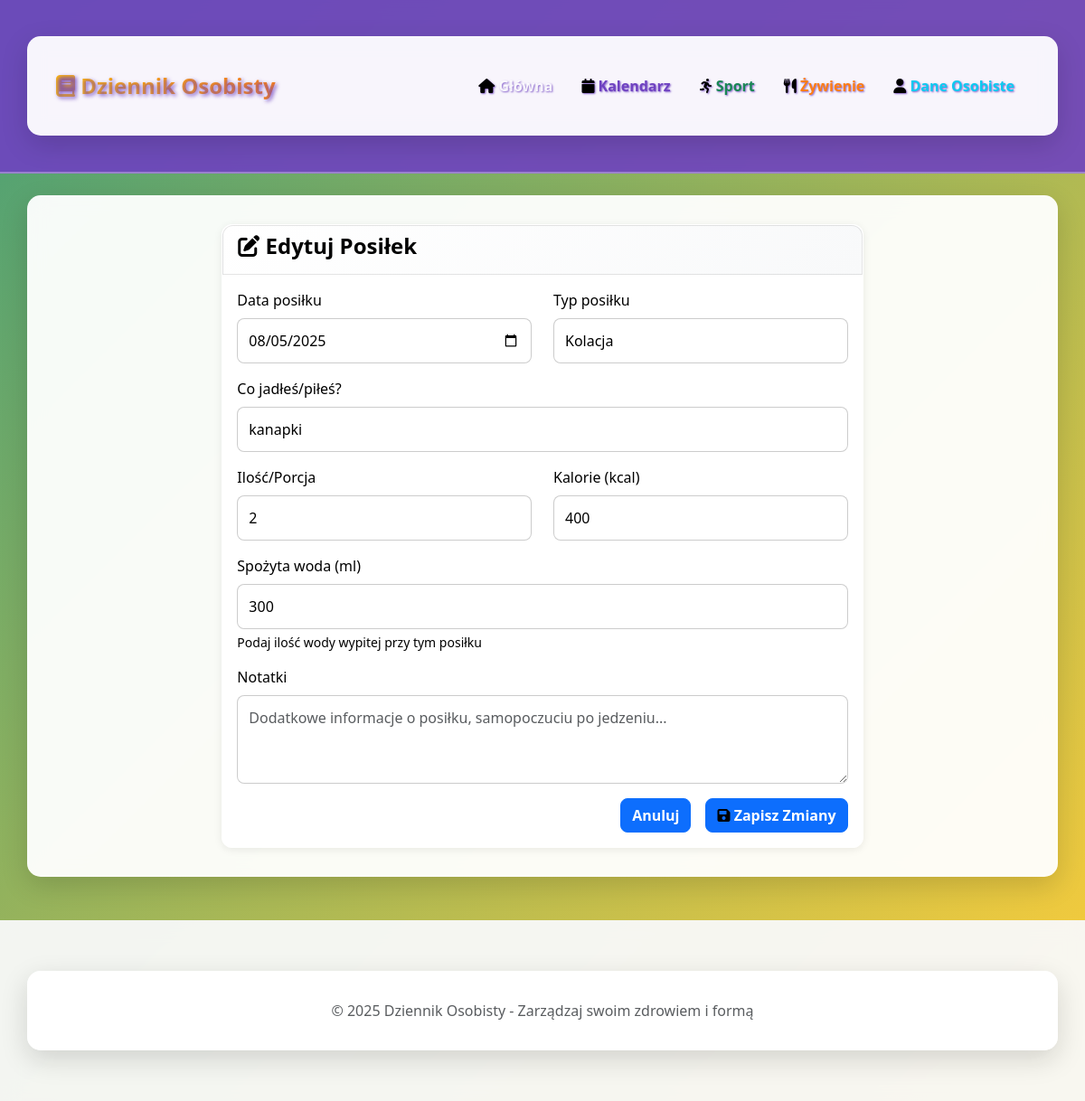
The app's page /nutrition/edit/1 with its own data.
### app.py (models this page shows)
class NutritionEntry(db.Model):
    id = db.Column(db.Integer, primary_key=True)
    date = db.Column(db.Date, nullable=False)
    meal_type = db.Column(db.String(50), nullable=False)  # śniadanie, obiad, kolacja, przekąska
    food_item = db.Column(db.String(200), nullable=False)
    quantity = db.Column(db.String(100))
    calories = db.Column(db.Integer)
    water_ml = db.Column(db.Integer, default=0)
    notes = db.Column(db.Text)
    created_at = db.Column(db.DateTime, default=datetime.utcnow)

### app.py (the view, shortened to what this page needs)
@app.route('/nutrition/edit/<int:id>', methods=['GET', 'POST'])
def edit_nutrition(id):
    entry = NutritionEntry.query.get_or_404(id)
    return render_template('edit_nutrition.html', entry=entry)

### templates/edit_nutrition.html (shortened to what this page needs)
{% extends "base.html" %}
{% block body_class %}bg-nutrition{% endblock %}
{% block content %}
<div class="row justify-content-center">
    <div class="col-md-8">
        <div class="card">
            <div class="card-header">
                <h4><i class="fas fa-edit"></i> Edytuj Posiłek</h4>
            </div>
            <div class="card-body">
                <form method="POST">
                    <div class="row">
                        <div class="col-md-6 mb-3">
                            <label for="date" class="form-label">Data posiłku</label>
                            <input type="date" class="form-control" id="date" name="date" required
                                   value="{{ entry.date.strftime('%Y-%m-%d') }}">
                        </div>
                        <div class="col-md-6 mb-3">
                            <label for="meal_type" class="form-label">Typ posiłku</label>
                            <select class="form-control" id="meal_type" name="meal_type" required>
                                <option value="kolacja" {{ 'selected' if entry.meal_type == 'kolacja' }}>Kolacja</option>
                            </select>
                        </div>
                    </div>
                    <div class="mb-3">
                        <label for="food_item" class="form-label">Co jadłeś/piłeś?</label>
                        <input type="text" class="form-control" id="food_item" name="food_item"
                               placeholder="np. Owsianka z owocami, Kurczak z ryżem" required
                               value="{{ entry.food_item }}">
                    </div>
                    <div class="row">
                        <div class="col-md-6 mb-3">
                            <label for="quantity" class="form-label">Ilość/Porcja</label>
                            <input type="text" class="form-control" id="quantity" name="quantity"
                                   placeholder="np. 1 miska, 200g, 2 kromki"
                                   value="{{ entry.quantity if entry.quantity }}">
                        </div>
                        <div class="col-md-6 mb-3">
                            <label for="calories" class="form-label">Kalorie (kcal)</label>
                            <input type="number" class="form-control" id="calories" name="calories"
                                   placeholder="np. 350" min="0"
                                   value="{{ entry.calories if entry.calories }}">
                        </div>
                    </div>
                    <div class="mb-3">
                        <label for="water_ml" class="form-label">Spożyta woda (ml)</label>
                        <input type="number" class="form-control" id="water_ml" name="water_ml"
                               placeholder="np. 250" min="0"
                               value="{{ entry.water_ml if entry.water_ml }}">
                        <div class="form-text">Podaj ilość wody wypitej przy tym posiłku</div>
                    </div>
                    <div class="mb-3">
                        <label for="notes" class="form-label">Notatki</label>
                        <textarea class="form-control" id="notes" name="notes" rows="3"
                                  placeholder="Dodatkowe informacje o posiłku, samopoczuciu po jedzeniu...">{{ entry.notes if entry.notes }}</textarea>
                    </div>
                    <div class="d-grid gap-2 d-md-flex justify-content-md-end">
                        <a href="{{ url_for('nutrition') }}" class="btn btn-secondary me-md-2">Anuluj</a>
                        <button type="submit" class="btn btn-success">
                            <i class="fas fa-save"></i> Zapisz Zmiany
                        </button>
                    </div>
                </form>
            </div>
        </div>
    </div>
</div>
{% endblock %}

### static/css/style.css (style rules this page uses)
body { background-color: #f8f9fa; font-family: 'Segoe UI', Tahoma, Geneva, Verdana, sans-serif; }
.card { border: none; border-radius: 12px; box-shadow: 0 2px 10px rgba(0, 0, 0, 0.08); transition: transform 0.2s ease-in-out; }
.card-header { background: linear-gradient(135deg, #f8f9fa 0%, #e9ecef 100%); border-bottom: 1px solid #dee2e6; border-radius: 12px 12px 0 0 !important; }
.btn { border-radius: 8px; font-weight: 500; transition: all 0.2s ease-in-out; }
.form-control, .form-select { border-radius: 8px; border: 1px solid #ced4da; padding: 0.75rem; transition: all 0.2s ease-in-out; background-color: #ffffff; color: #000000; }
.bg-home .form-control, .bg-home .form-select, .bg-sport .form-control, .bg-sport .form-select, .bg-nutrition .form-control, .bg-nutrition .form-select, .bg-personal .form-control, .bg-personal .form-select, .bg-calendar .form-control, .bg-calendar .form-select { background-color: rgba(255, 255, 255, 0.95); border-color: rgba(0, 0, 0, 0.2); color: #000000; }
* { transition: all 0.2s ease-in-out; }
.bg-nutrition { background: linear-gradient(135deg, rgba(25, 135, 84, 0.8), rgba(255, 193, 7, 0.8)), url('https://images.unsplash.com/photo-1482049016688-2d3e1b311543?w=1920&h=1080&fit=crop&q=80') center/cover; min-height: 100vh; }
.bg-home .card, .bg-sport .card, .bg-nutrition .card, .bg-personal .card, .bg-calendar .card { background: rgba(255, 255, 255, 0.98); border: 1px solid rgba(255, 255, 255, 0.2); backdrop-filter: blur(15px); }
.bg-home .card-header, .bg-sport .card-header, .bg-nutrition .card-header, .bg-personal .card-header, .bg-calendar .card-header { background: linear-gradient(135deg, #ffffff 0%, #f8f9fa 100%) !important; color: #000000 !important; border-bottom: 2px solid rgba(0, 0, 0, 0.1); text-shadow: none; font-weight: 600; border: 1px solid rgba(0, 0, 0, 0.1); }
.bg-home h1, .bg-home h2, .bg-home h3, .bg-home h4, .bg-home h5, .bg-home h6, .bg-sport h1, .bg-sport h2, .bg-sport h3, .bg-sport h4, .bg-sport h5, .bg-sport h6, .bg-nutrition h1, .bg-nutrition h2, .bg-nutrition h3, .bg-nutrition h4, .bg-nutrition h5, .bg-nutrition h6, .bg-personal h1, .bg-personal h2, .bg-personal h3, .bg-personal h4, .bg-personal h5, .bg-personal h6, .bg-calendar h1, .bg-calendar h2, .bg-calendar h3, .bg-calendar h4, .bg-calendar h5, .bg-calendar h6 { color: #000000 !important; text-shadow: none; font-weight: 600; }
.bg-home .btn:not(.btn-outline-light), .bg-sport .btn:not(.btn-outline-light), .bg-nutrition .btn:not(.btn-outline-light), .bg-personal .btn:not(.btn-outline-light), .bg-calendar .btn:not(.btn-outline-light) { background-color: #0d6efd; border-color: #0d6efd; color: #ffffff; font-weight: 600; text-shadow: none; }
.bg-home .container *, .bg-sport .container *, .bg-nutrition .container *, .bg-personal .container *, .bg-calendar .container * { color: #000000; }
.bg-home a, .bg-sport a, .bg-nutrition a, .bg-personal a, .bg-calendar a { color: #0d6efd; text-decoration: none; }

### records on screen
NutritionEntry: date "08/05/2025", food_item "kanapki", quantity "2", calories "400", water_ml "300"
